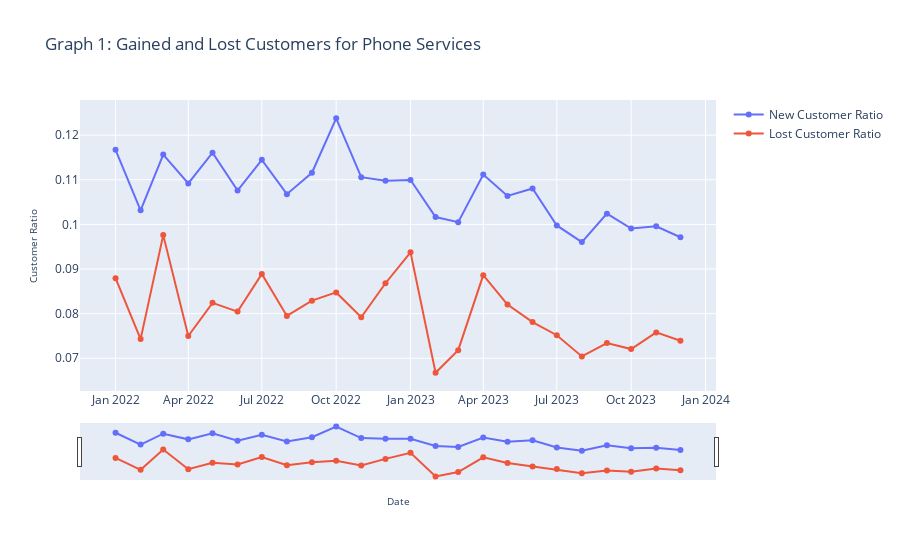

Notebook source saved alongside this figure:
### Code cell
# Create a figure
fig = go.Figure()

# Add traces for new and lost customer ratios
fig.add_trace(
    go.Scatter(x=list(df24_phone_2['Date_Month']), 
               y=list(df24_phone_2['PercentNew_R']),
               mode='lines+markers',
               name="New Customer Ratio")
)

fig.add_trace(
    go.Scatter(x=list(df24_phone_2['Date_Month']), 
               y=list(df24_phone_2['PercentLost_R']),
               mode='lines+markers',
               name="Lost Customer Ratio")
)

# Set title
fig.update_layout(
    title_text="Graph 1: Gained and Lost Customers for Phone Services",
)

# Update x-axis and y-axis titles
fig.update_xaxes(
    title_text="Date",
    title_font={"size": 10}
)

fig.update_yaxes(
    title_text="Customer Ratio",
    title_font={"size": 10}
)

# Add range slider and buttons
fig.update_layout(
    xaxis=dict(
        rangeslider=dict(
            visible=True
        ),
        type="date"
    )
)

fig.show()

### Figure 1 — Plotly figure (JSON) as saved in the notebook; plotly's stock layout.template omitted (floating-point values rounded to 4 significant figures)
{"data": [{"mode": "lines+markers", "name": "New Customer Ratio", "type": "scatter", "x": ["2022-01-01", "2022-02-01", "2022-03-01", "2022-04-01", "2022-05-01", "2022-06-01", "2022-07-01", "2022-08-01", "2022-09-01", "2022-10-01", "2022-11-01", "2022-12-01", "2023-01-01", "2023-02-01", "2023-03-01", "2023-04-01", "2023-05-01", "2023-06-01", "2023-07-01", "2023-08-01", "2023-09-01", "2023-10-01", "2023-11-01", "2023-12-01"], "y": [0.1167, 0.1031, 0.1157, 0.1092, 0.1161, 0.1076, 0.1145, 0.1068, 0.1116, 0.1238, 0.1106, 0.1098, 0.11, 0.1016, 0.1005, 0.1112, 0.1064, 0.108, 0.09976, 0.09603, 0.1024, 0.09908, 0.09956, 0.09712]}, {"mode": "lines+markers", "name": "Lost Customer Ratio", "type": "scatter", "x": ["2022-01-01", "2022-02-01", "2022-03-01", "2022-04-01", "2022-05-01", "2022-06-01", "2022-07-01", "2022-08-01", "2022-09-01", "2022-10-01", "2022-11-01", "2022-12-01", "2023-01-01", "2023-02-01", "2023-03-01", "2023-04-01", "2023-05-01", "2023-06-01", "2023-07-01", "2023-08-01", "2023-09-01", "2023-10-01", "2023-11-01", "2023-12-01"], "y": [0.08795, 0.07429, 0.09759, 0.07498, 0.08242, 0.08046, 0.08889, 0.07947, 0.08291, 0.08475, 0.07917, 0.08681, 0.09374, 0.06676, 0.07181, 0.08862, 0.08204, 0.07811, 0.07516, 0.07041, 0.0734, 0.07206, 0.07579, 0.07392]}], "layout": {"title": {"text": "Graph 1: Gained and Lost Customers for Phone Services"}, "xaxis": {"rangeslider": {"visible": true}, "title": {"font": {"size": 10}, "text": "Date"}, "type": "date"}, "yaxis": {"title": {"font": {"size": 10}, "text": "Customer Ratio"}}}}
